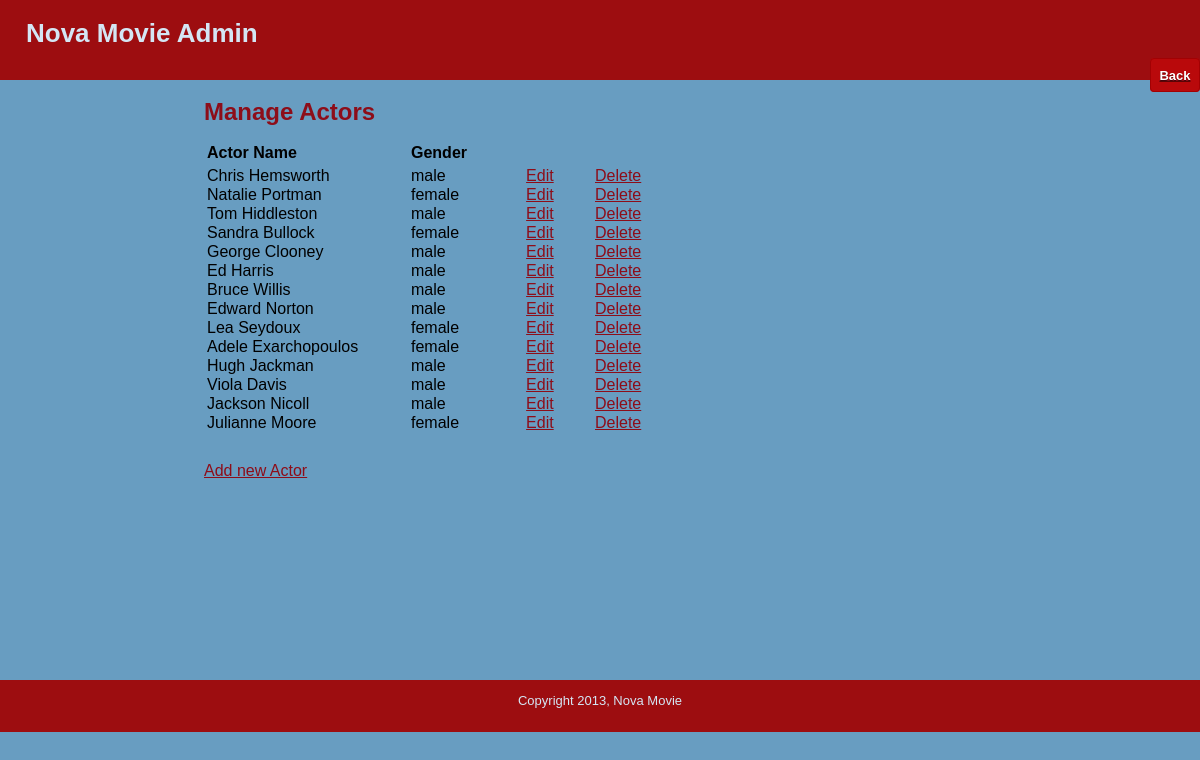
/manage_actors.php (signed in), run on the app's committed database.
### tables this page shows
CREATE TABLE actor(
  id int Not NULL AUTO_INCREMENT,
  name MEDIUMTEXT Not NULL,
  gender MEDIUMTEXT  Not NULL,
  deleted bit default 0,  
  PRIMARY KEY (id)
);

### includes/functions.php (called while the page is built, shortened)
<?php
	function find_all_actors() {
		global $connection;
		$query  = "SELECT * ";
		$query .= "FROM actor ";
		$actor_set = mysqli_query($connection, $query);
		return $actor_set;
	}
?>

### public/manage_actors.php (the view, shortened to what this page needs)
<?php require_once("../includes/db_connection.php"); ?>
<?php require_once("../includes/functions.php"); ?>
<?php
  $actor_set = find_all_actors();
?>
<?php $layout_context = "admin"; ?>
<?php include("../includes/layouts/header.php"); ?>
<div class="hlinks">
   <a href="admin_dashboard.php"><span class="text">Back</span></a>
</div>
</div>
<div id="main">
  <div id="navigation">
  </div>
  <div id="page">
    <h2>Manage Actors</h2>
    <table>
      <tr>
        <th style="text-align: left; width: 200px;">Actor Name</th>
        <th colspan="2" style="text-align: left;width: 180px;">Gender</th>
      </tr>
    <?php while($actor = mysqli_fetch_assoc($actor_set)) { ?>
      <tr>
        <td><?php echo htmlentities($actor["name"]); ?></td>
        <td><?php echo htmlentities($actor["gender"]); ?></td>
        <td><a href="edit_actor.php?id=<?php echo urlencode($actor["id"]); ?>">Edit</a></td>
        <td><a href="delete_actor.php?id=<?php echo urlencode($actor["id"]); ?>" onclick="return confirm('Are you sure?');">Delete</a></td>
      </tr>
    <?php } ?>
    </table>
    <br></br>
    <a href="new_actor.php">Add new Actor</a>
  </div>
</div>
<?php include("../includes/layouts/footer.php"); ?>

### includes/layouts/header.php (shortened to what this page needs)
<!DOCTYPE html PUBLIC "-//W3C//DTD HTML 4.01 Transitional//EN"
   "http://www.w3.org/TR/html4/loose.dtd">
<html lang="en">
	<head>
		<link href="stylesheets/public.css" media="all" rel="stylesheet" type="text/css" />
	</head>
	<body>
    <div id="header">
      <h1>Nova Movie <?php if ($layout_context == "admin") { echo "Admin"; } ?></h1>

### includes/layouts/footer.php (shortened to what this page needs)
    <div id="footer">Copyright <?php echo date("Y"); ?>, Nova Movie</div>
	</body>
</html>

### public/stylesheets/public.css (style rules this page uses)
html { height: 100%; width: 100%; }
body { width: 100%; height: 100%; margin: 0; padding: 0; border: 0; font-family: Verdana, Arial, Helvetica, sans-serif; font-size: 13px; line-height: 15px; background: #689DC1; }
a { color: #8D0D19; }
#header { height: 80px; margin: 0; padding: 0; text-align: left; background: #9D0D10; color: #D4E6F4; }
#header .hlinks { float: right; }
#header .hlinks .text { border: 1px solid #A20103; border-radius: 4px 4px 4px 4px; color: white; padding: 8.5px; font-weight: 700; text-shadow: 0 1px 0 rgba(0,0,0,.5); background: #b9090b; }
#header h1 { padding: 1em; margin: 0; }
#main { height: 600px; width: 100%; margin: 0; padding: 0; }
#footer { clear: both; height: 2em; margin: 0; padding: 1em; text-align: center; background: #9D0D10; color: #D4E6F4; }
#navigation { float: left; width: 120px; height: 100%; margin: 0; padding: 0 2em; color: #9D0D10; }
#page { float: left; height: 100%; padding-left: 2em; vertical-align: top; font-size: 16px; line-height: 15px; }
#page h2 { color: #8D0D19; margin-top: 1em; }
td { height:14px; }
th { height:22px; }

### data on the page
actor: name "Chris Hemsworth", gender "male"
actor: name "Natalie Portman", gender "female"
actor: name "Tom Hiddleston", gender "male"
actor: name "Sandra Bullock", gender "female"
actor: name "George Clooney", gender "male"
actor: name "Ed Harris", gender "male"
actor: name "Bruce Willis", gender "male"
actor: name "Edward Norton", gender "male"
actor: name "Lea Seydoux", gender "female"
actor: name "Adele Exarchopoulos", gender "female"
actor: name "Hugh Jackman", gender "male"
actor: name "Viola Davis", gender "male"
actor: name "Jackson Nicoll", gender "male"
actor: name "Julianne Moore", gender "female"
